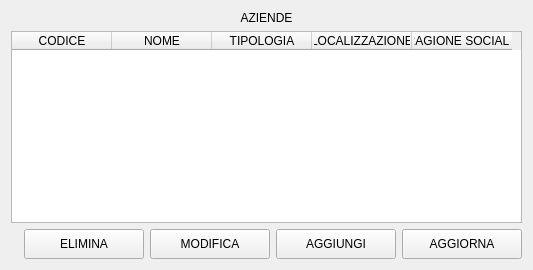
               <widget class="QWidget" name="page_aziende">
                <layout class="QVBoxLayout" name="verticalLayout_17">
                 <item>
                  <layout class="QVBoxLayout" name="verticalLayout_16">
                   <item>
                    <widget class="QLabel" name="label_54">
                     <property name="text">
                      <string>AZIENDE</string>
                     </property>
                     <property name="alignment">
                      <set>Qt::AlignCenter</set>
                     </property>
                    </widget>
                   </item>
                   <item>
                    <widget class="QTableWidget" name="tabella_aziende">
                     <column>
                      <property name="text">
                       <string>CODICE</string>
                      </property>
                     </column>
                     <column>
                      <property name="text">
                       <string>NOME</string>
                      </property>
                     </column>
                     <column>
                      <property name="text">
                       <string>TIPOLOGIA</string>
                      </property>
                     </column>
                     <column>
                      <property name="text">
                       <string>LOCALIZZAZIONE</string>
                      </property>
                     </column>
                     <column>
                      <property name="text">
                       <string>RAGIONE SOCIALE</string>
                      </property>
                     </column>
                    </widget>
                   </item>
                   <item>
                    <layout class="QHBoxLayout" name="horizontalLayout_23">
                     <item>
                      <spacer name="horizontalSpacer_18">
                       <property name="orientation">
                        <enum>Qt::Horizontal</enum>
                       </property>
                       <property name="sizeHint" stdset="0">
                        <size>
                         <width>13</width>
                         <height>20</height>
                        </size>
                       </property>
                      </spacer>
                     </item>
                     <item>
                      <widget class="QPushButton" name="bt_elimina_azienda">
                       <property name="minimumSize">
                        <size>
                         <width>120</width>
                         <height>30</height>
                        </size>
                       </property>
                       <property name="text">
                        <string>ELIMINA</string>
                       </property>
                      </widget>
                     </item>
                     <item>
                      <widget class="QPushButton" name="bt_modifica_azienda">
                       <property name="minimumSize">
                        <size>
                         <width>120</width>
                         <height>30</height>
                        </size>
                       </property>
                       <property name="text">
                        <string>MODIFICA</string>
                       </property>
                      </widget>
                     </item>
                     <item>
                      <widget class="QPushButton" name="bt_aggiungi_azienda">
                       <property name="minimumSize">
                        <size>
                         <width>120</width>
                         <height>30</height>
                        </size>
                       </property>
                       <property name="text">
                        <string>AGGIUNGI</string>
                       </property>
                      </widget>
                     </item>
                     <item>
                      <widget class="QPushButton" name="bt_aggiorna_aziende">
                       <property name="minimumSize">
                        <size>
                         <width>120</width>
                         <height>30</height>
                        </size>
                       </property>
                       <property name="text">
                        <string>AGGIORNA</string>
                       </property>
                      </widget>
                     </item>
                    </layout>
                   </item>
                  </layout>
                 </item>
                </layout>
               </widget>
